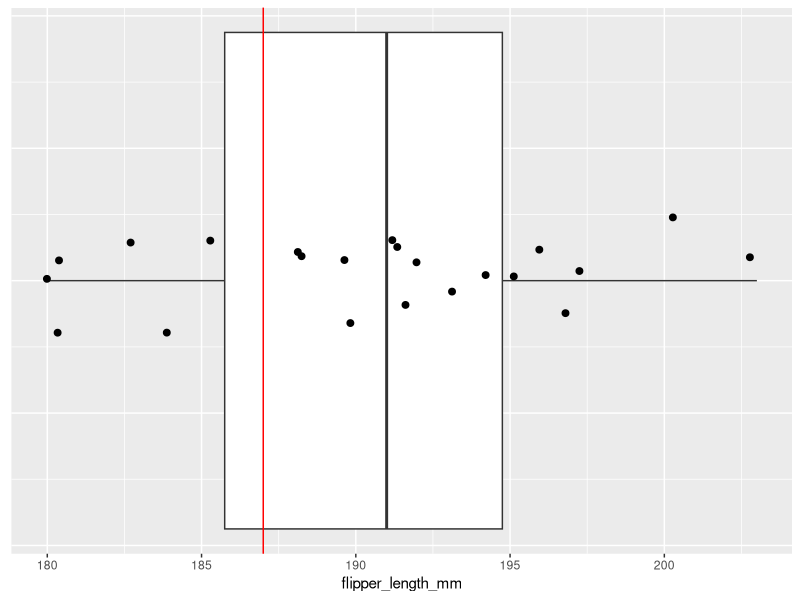

Here is the R script that generated this plot:
## ---- chunk 1
set.seed(1)
samp1 <- round(rnorm(n=25, mean=100, sd=15),1)
samp1
mean(samp1)
## ---- chunk 2
samp2 <- round(rnorm(n=25, mean=100, sd=15),1)
samp2
mean(samp2)
## ---- chunk 3
sem <- 15 / sqrt(25)
sem
## ---- chunk 4
(102.5 - 100.0) / 3


## ---- chunk 5
pnorm(0.833)
## ---- chunk 6
1 - pnorm(0.833)

## ---- chunk 7
(105.7 - 100.0) / 3

## ---- chunk 8
1 - pnorm(1.9)

## ---- chunk 9
(105.7 - 100.0) / 3

## ---- chunk 10
2 * (1 - pnorm(1.9))
## ---- chunk 11
100 / sqrt(12)

## ---- chunk 12
(551 - 500) / 28.86751

## ---- chunk 13
qnorm(0.95) # leaves 5% in right of tail
## ---- chunk 14
qnorm(0.05) # leaves 5% in left of tail
## ---- chunk 15
qnorm(.975)  # leaves 2.5% in right tail

qnorm(.025)  # leaves 2.5% in left tail

## ---- chunk 16
sem <- 0.15 / sqrt(10)  #standard deviation of the sampling distribution

z <- (6.42 - 6.5) / sem  # how many SD away from the mean is our sample

z
## ---- chunk 17
x <- c(45, 53, 71, 35, 51, 59, 49, 55, 78, 27, 66, 59)
x
mean(x)  
## ---- chunk 18
sem <- sd(x) / sqrt(12)
sem

## ---- chunk 19
(54-50) / sem

## ---- chunk 20
pt(0.965, df=11)
## ---- chunk 21
1 - pt(0.965, df=11)
## ---- chunk 22
pt(0.965, df=11, lower.tail = FALSE) 
## ---- chunk 23
zeppo <- c(50,60,60,64,66,66,67,69,70,74,76,76,77,79,79,79,81,82,82,89)

zeppo

length(zeppo)  # 20 - there are 20 students in the sample.

mean(zeppo)  # the mean of the sample is 72.3

sd(zeppo)  # the sample SD is 9.52
## ---- chunk 24
sem <- sd(zeppo) / sqrt(20)
sem

## ---- chunk 25
(mean(zeppo) - 65) / sem
## ---- chunk 26
pt(3.43, df = 19, lower.tail = F) + pt(-3.43, df = 19) 
## ---- chunk 27
pt(3.43, df = 19, lower.tail = F) * 2
## ---- chunk 28
library(tidyverse)
xt <- read_csv("data/crosstimes.csv")
xt$time3
## ---- chunk 29
sem <- sd(xt$time3) / sqrt(10)
sem

## ---- chunk 30
(mean(xt$time3) - 16) / sem
## ---- chunk 31
qt(0.05, df=9)
## ---- chunk 32
### Read in the Data Penguins
penguins <- read_csv("data/penguins.csv")

# just look at the females.
adelie <- penguins %>% filter(species == "Adelie", sex == "MALE", island == "Biscoe")

nrow(adelie)

mean(adelie$flipper_length_mm)

## ---- chunk 33
ggplot(adelie, aes(x = 0, y = flipper_length_mm)) +
  geom_boxplot() +
  geom_jitter(width = .1, size=2)+
  theme(axis.title.y=element_blank(),
        axis.text.y=element_blank(),
        axis.ticks.y=element_blank()) +
  coord_flip() +
  geom_hline(yintercept = 187, color="red")

## ---- chunk 34
sem <- sd(adelie$flipper_length_mm) / sqrt(22)

tobs <- (mean(adelie$flipper_length_mm) - 188) / sem

tobs
## ---- chunk 35
qt(.975, df = 21)

qt(.025, df = 21)
## ---- chunk 36
x <- c(45, 53, 71, 35, 51, 59, 49, 55, 78, 27, 66, 59)
mean(x)

## ---- chunk 37
t.test(x, mu = 50, alternative = "greater")  # one-tailed test
## ---- chunk 38

t.test(zeppo, mu = 65)  # two tailed test

## ---- chunk 39
t.test(xt$time3, mu = 16, alternative = "less")
## ---- chunk 40
shapiro.test(x)

shapiro.test(zeppo)

shapiro.test(xt$time3)

shapiro.test(adelie$flipper_length_mm)

## ---- chunk 41
wilcox.test(xt$time3, mu = 16, alternative = "less")
